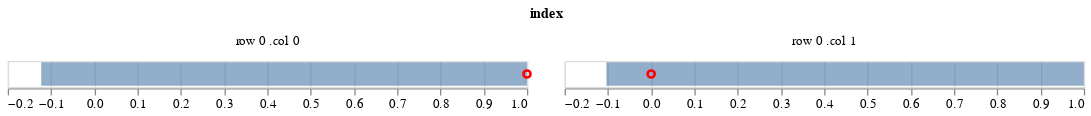

This figure's notebook cell:
### Code cell
get_credible_interval_beta(estimates)

### Figure 1 — Vega-Lite specification as saved in the notebook (floating-point values rounded to 4 significant figures)
{"config": {"view": {"continuousWidth": 400, "continuousHeight": 300}}, "data": {"name": "data-b0dbb680860f2e571b2c35ce8aac0117"}, "facet": {"type": "nominal", "field": "index"}, "spec": {"layer": [{"mark": {"type": "bar", "opacity": 0.6}, "encoding": {"x": {"type": "quantitative", "field": "q1", "title": null}, "x2": {"field": "q2", "title": null}}}, {"mark": {"type": "point", "color": "red", "opacity": 1}, "encoding": {"x": {"type": "quantitative", "field": "data", "title": null}}}]}, "columns": 2, "$schema": "https://vega.github.io/schema/vega-lite/v4.8.1.json", "datasets": {"data-b0dbb680860f2e571b2c35ce8aac0117": [{"row": 0, "col": 0, "q1": -0.1228, "q2": 1.0, "data": 1.0, "index": "row 0 .col 0"}, {"row": 0, "col": 1, "q1": -0.1034, "q2": 1.0, "data": 0.0, "index": "row 0 .col 1"}]}}
